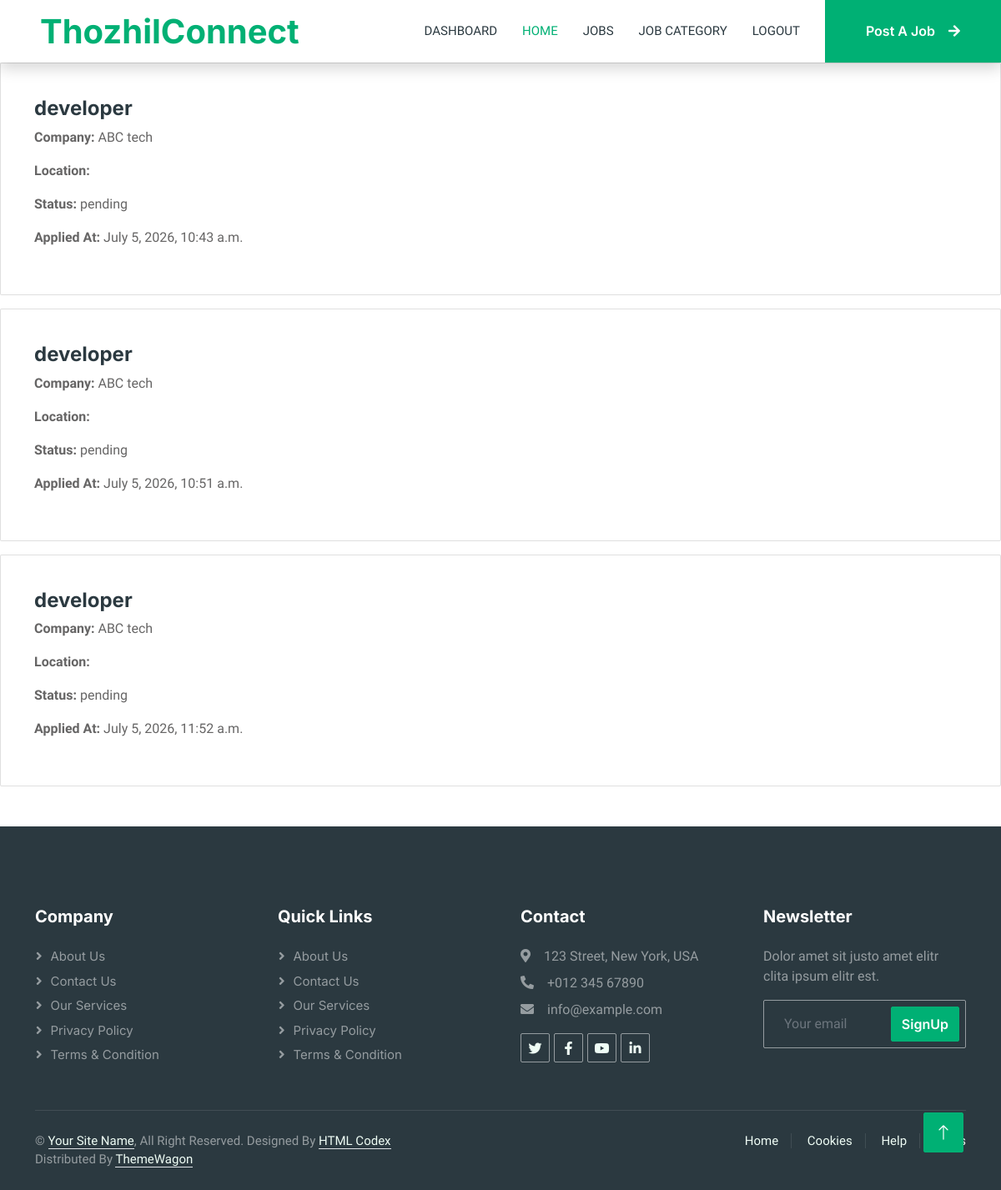
/jobs/myapplications (signed in), run on an earlier commit of the app's database.
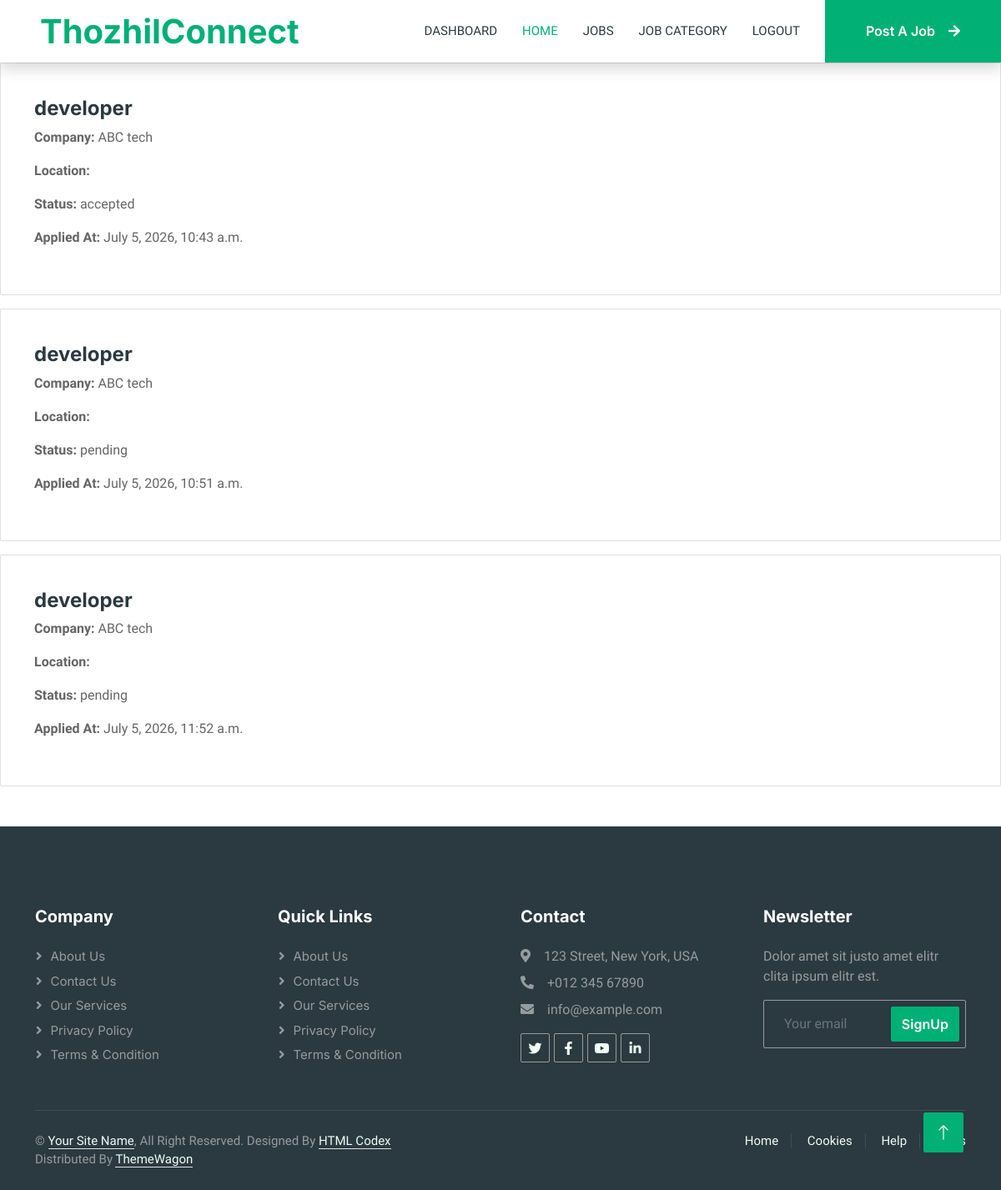
And on a later commit of the database.
### jobs/models.py (models this page shows, shortened)
class Application(models.Model):
    status_choices = [
    ('pending', 'Pending'),
    ('accepted', 'Accepted'),
    ('rejected', 'Rejected'),
]
    candidate = models.ForeignKey(CandidateProfile,on_delete=models.CASCADE)
    job = models.ForeignKey(Job,on_delete=models.CASCADE)
    status = models.CharField(max_length=50,choices=status_choices,default='pending')
    applied_at = models.DateTimeField(auto_now_add=True)

class Job(models.Model):
    job_types_choices = [("full-time", "Full Time"),
                         ("part-time", "Part Time"),]
    experiences_choices = [ ("0-1", "0-1 Years"),
                    ("1-3", "1-3 Years"),
                    ("3-5", "3-5 Years"),
                    ("5+", "5+ Years"),]
    status_choices = [('available','available'),('closed','closed')]
    job_title = models.CharField(max_length=100)
    description = models.TextField()
    location = models.CharField(max_length=50)
    salary = models.IntegerField()
    requirements = models.TextField()
    category = models.ForeignKey(Category,on_delete=models.CASCADE,related_name='jobs')
    recruiter = models.ForeignKey(RecruiterProfile,on_delete=models.CASCADE,related_name='jobs')
    job_type = models.CharField(max_length=20, choices=job_types_choices)
    experience = models.CharField(max_length=20 , choices=experiences_choices)
    status = models.CharField(max_length=20,choices=status_choices)
    created_at = models.DateTimeField(auto_now_add=True)
    updated_at = models.DateTimeField(auto_now=True)

### account/models.py (models this page shows, shortened)
class RecruiterProfile(models.Model):
    user = models.OneToOneField(CustomUser,on_delete=models.CASCADE)
    company_name = models.CharField(max_length=100)
    company_website = models.URLField(blank=True)
    company_logo = models.ImageField(upload_to='company_logo/',blank=True,null=True)

### jobs/views.py (the view)
# urls.py: path('myapplications',views.MyApplicationsView.as_view(),name='myapplications'),
class MyApplicationsView(View):
    def get(self,request):
        if not request.user.is_authenticated:
            return redirect('account:userlogin')
        if request.user.user_type != 'candidate':
            messages.warning(request, 'Only candidates can this page')
            return redirect("home")
        my_application = Application.objects.filter(candidate=request.user.candidateprofile)
        context = {'applications':my_application}
        return render(request,'myapplications.html',context)

### templates/myapplications.html
{% extends 'base.html' %}
{% load static %}
{% load crispy_forms_tags %}
{% block content %}
{% for i in applications %}
<div class="card p-4 mb-3">
    <div class="card-body">
        <h4>{{ i.job.job_title }}</h4>
        <p><strong>Company:</strong> {{ i.job.recruiter.company_name }}</p>
        <p><strong>Location:</strong> {{ i.location }}</p>
        <p><strong>Status:</strong> {{ i.status }}</p>
        <p><strong>Applied At:</strong> {{ i.applied_at }}</p>
    </div>
</div>
{% endfor %}
{% endblock %}

What changed in the data, as far as the page shows it:
changed Application: status "pending" → "accepted"
